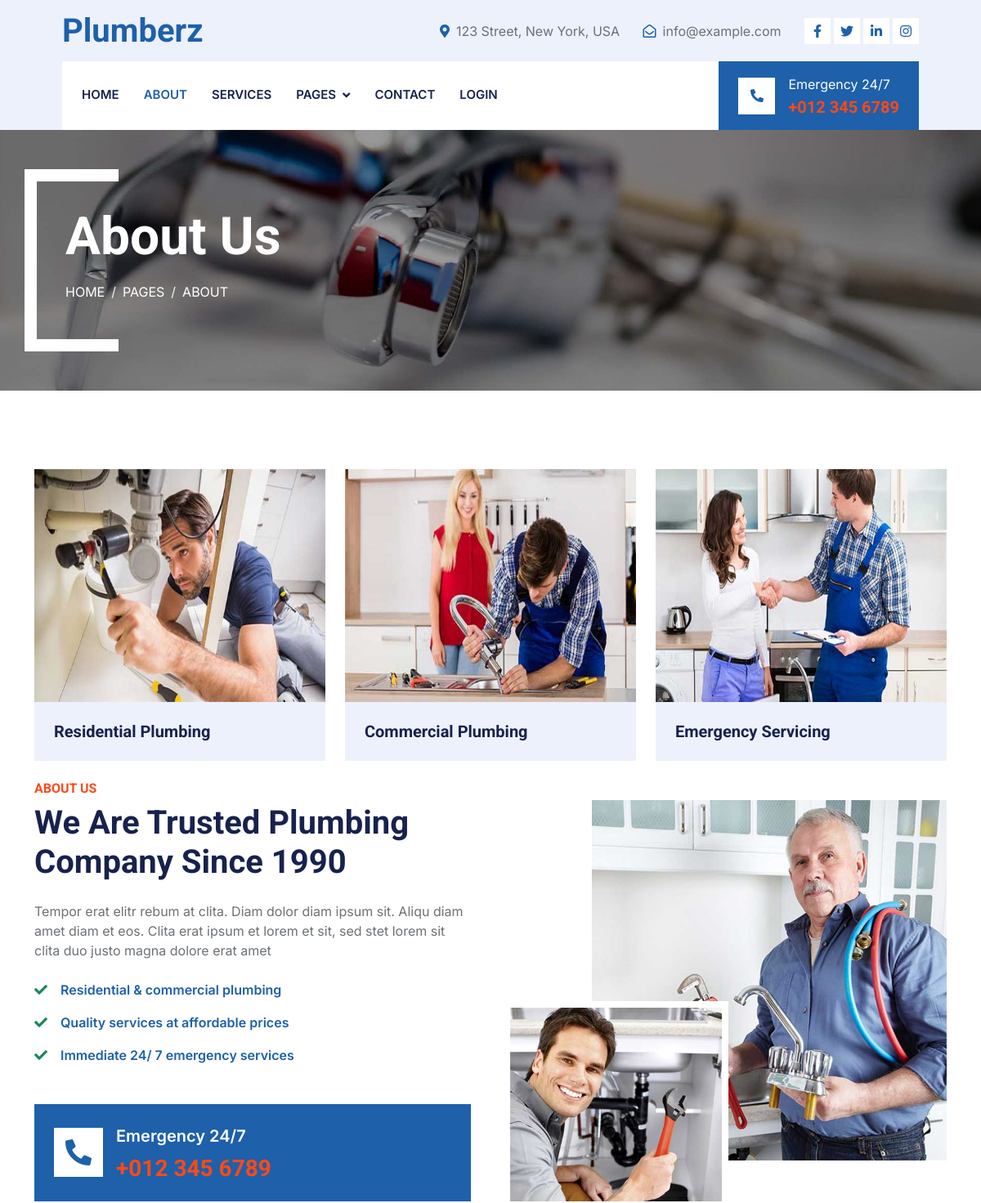
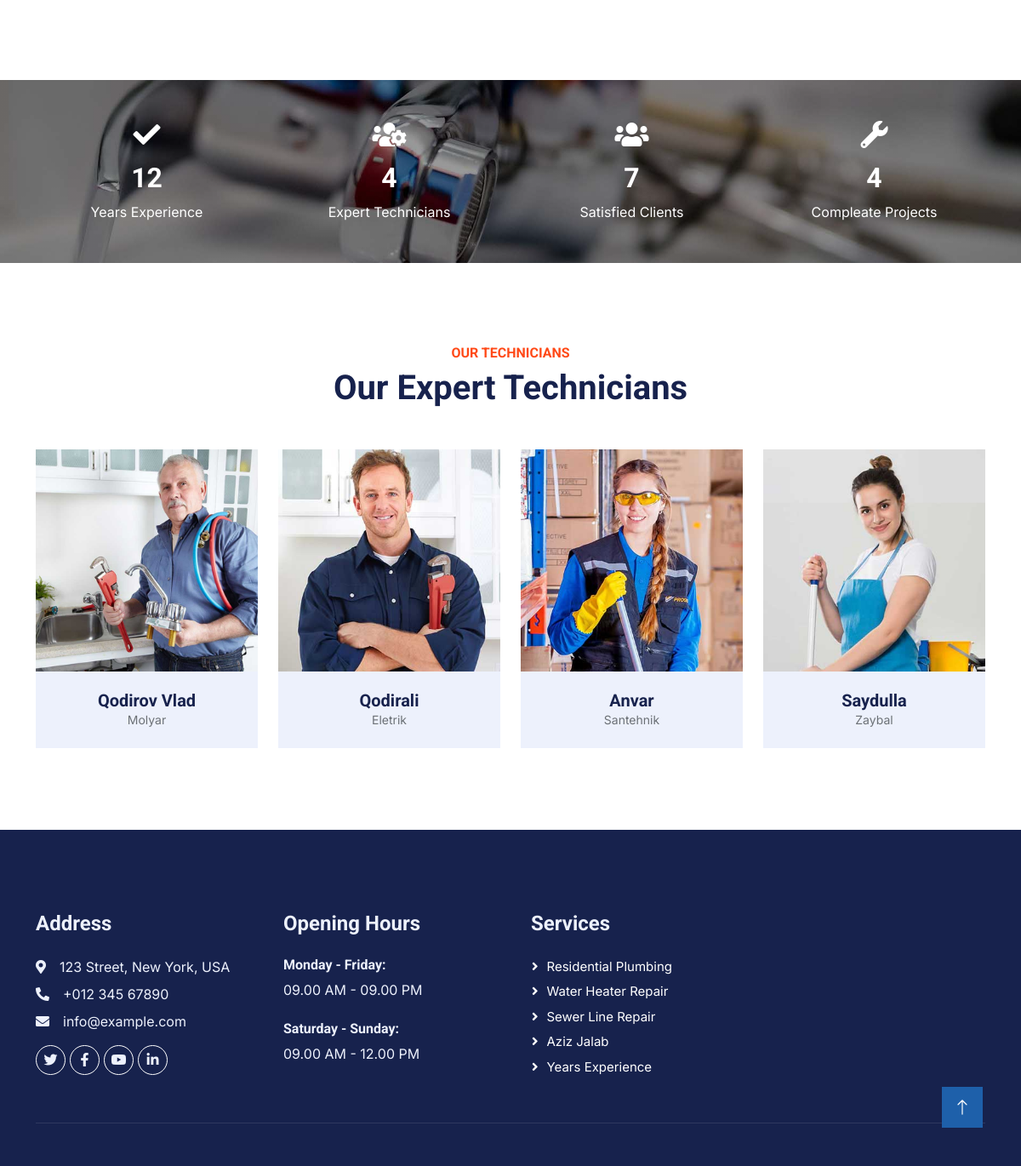
The page /about/ on the database its author committed (2 pictures, top to bottom).
### pages/models.py (models this page shows, shortened)
class Staff(models.Model):
    full_name = models.CharField(verbose_name="Full Name", max_length=150)
    designation = models.CharField(verbose_name="Designation", max_length=150)
    facebook = models.URLField(verbose_name="Facebook", blank=True, null=True)
    twitter = models.URLField(verbose_name="Twitter", blank=True, null=True)
    instagram = models.URLField(verbose_name="Instagram", blank=True, null=True)
    def get_photo_staff(self):
        photo = self.staffimage_set.all().first()
        if photo is not None:
            return photo.photo.url
        return "https://images.satu.kz/126101312_w640_h640_razdel-v-razrabotketovary.jpg"
    class Meta:
        verbose_name = "Staff"
        verbose_name_plural = "Staffs"

class StaffImage(models.Model):
    photo = models.ImageField(verbose_name="Foto", upload_to="staff/", blank=True, null=True)
    staff = models.ForeignKey(Staff, on_delete=models.CASCADE)

class Service(models.Model):
    title = models.CharField(verbose_name="Название категории", max_length=150, unique=True)
    description = models.TextField(verbose_name="Описание услуги")
    slug = models.SlugField(blank=True, null=True, unique=True)
    quality = models.BooleanField(default=False)
    customer = models.BooleanField(default=False)
    supports = models.BooleanField(default=False)
    class Meta:
        verbose_name = "Сервис"
        verbose_name_plural = "Сервисы"

### pages/views.py (the view)
# urls.py: path("about/", views.about_view, name="about"),
def about_view(request):
    staffs = Staff.objects.all()[:4]
    comments = Comment.objects.all().order_by('-created_at')
    users = User.objects.all()
    services = Service.objects.all()
    context = {
        'active_page': 'about',
        'users': users,
        'services': services,
        'staffs': staffs,
        'comments': comments,
    }
    return render(request, "pages/about.html", context)

### templates/pages/about.html (shortened to what this page needs)
{% extends 'base.html' %}
{% load static %}
{% block css %}
    <link href="https://cdnjs.cloudflare.com/ajax/libs/font-awesome/5.10.0/css/all.min.css" rel="stylesheet">
    <link href="https://cdn.jsdelivr.net/npm/bootstrap-icons@1.4.1/font/bootstrap-icons.css" rel="stylesheet">
    <link href="{% static 'lib/animate/animate.min.css' %}" rel="stylesheet">
    <link href="{% static 'lib/owlcarousel/assets/owl.carousel.min.css' %}" rel="stylesheet">
    <link href="{% static 'lib/tempusdominus/css/tempusdominus-bootstrap-4.min.css' %}" rel="stylesheet"/>
    <link href="{% static 'css/bootstrap.min.css' %}" rel="stylesheet">
    <link href="{% static 'css/style.css' %}" rel="stylesheet">
{% endblock %}
{% block content %}
    <div class="container-fluid page-header mb-5 py-5">
        <div class="container">
            <h1 class="display-3 text-white mb-3 animated slideInDown">About Us</h1>
            <nav aria-label="breadcrumb animated slideInDown">
                <ol class="breadcrumb text-uppercase">
                    <li class="breadcrumb-item"><a class="text-white" href="#">Home</a></li>
                    <li class="breadcrumb-item"><a class="text-white" href="#">Pages</a></li>
                    <li class="breadcrumb-item text-white active" aria-current="page">About</li>
                </ol>
            </nav>
        </div>
    </div>
    <div class="container-xxl py-5">
        <div class="container">
            <div class="row g-4">
                <div class="col-lg-4 col-md-6 service-item-top wow fadeInUp" data-wow-delay="0.1s">
                    <div class="overflow-hidden">
                        <img class="img-fluid w-100 h-100" src="{% static 'img/service-1.jpg' %}" alt="">
                    </div>
                    <div class="d-flex align-items-center justify-content-between bg-light p-4">
                        <h5 class="text-truncate me-3 mb-0">Residential Plumbing</h5>
                    </div>
                </div>
                <div class="col-lg-4 col-md-6 service-item-top wow fadeInUp" data-wow-delay="0.3s">
                    <div class="overflow-hidden">
                        <img class="img-fluid w-100 h-100" src="{% static 'img/service-2.jpg' %}" alt="">
                    </div>
                    <div class="d-flex align-items-center justify-content-between bg-light p-4">
                        <h5 class="text-truncate me-3 mb-0">Commercial Plumbing</h5>
                    </div>
                </div>
                <div class="col-lg-4 col-md-6 service-item-top wow fadeInUp" data-wow-delay="0.5s">
                    <div class="overflow-hidden">
                        <img class="img-fluid w-100 h-100" src="{% static 'img/service-3.jpg' %}" alt="">
                    </div>
                    <div class="d-flex align-items-center justify-content-between bg-light p-4">
                        <h5 class="text-truncate me-3 mb-0">Emergency Servicing</h5>
                    </div>
                </div>
            </div>
        </div>
    </div>
    <div class="container-xxl py-5">
        <div class="container">
            <div class="row g-5">
                <div class="col-lg-6 wow fadeInUp" data-wow-delay="0.1s">
                    <h6 class="text-secondary text-uppercase">About Us</h6>
                    <h1 class="mb-4">We Are Trusted Plumbing Company Since 1990</h1>
                    <p class="mb-4">Tempor erat elitr rebum at clita. Diam dolor diam ipsum sit. Aliqu diam amet diam et
                        eos. Clita erat ipsum et lorem et sit, sed stet lorem sit clita duo justo magna dolore erat
                        amet</p>
                    <p class="fw-medium text-primary"><i class="fa fa-check text-success me-3"></i>Residential &
                        commercial plumbing</p>
                    <p class="fw-medium text-primary"><i class="fa fa-check text-success me-3"></i>Quality services at
                        affordable prices</p>
                    <p class="fw-medium text-primary"><i class="fa fa-check text-success me-3"></i>Immediate 24/ 7
                        emergency services</p>
                    <div class="bg-primary d-flex align-items-center p-4 mt-5">
                        <div class="d-flex flex-shrink-0 align-items-center justify-content-center bg-white"
                             style="width: 60px; height: 60px;">
                            <i class="fa fa-phone-alt fa-2x text-primary"></i>
                        </div>
                        <div class="ms-3">
                            <p class="fs-5 fw-medium mb-2 text-white">Emergency 24/7</p>
                            <h3 class="m-0 text-secondary">+012 345 6789</h3>
                        </div>
                    </div>
                </div>
                <div class="col-lg-6 pt-4" style="min-height: 500px;">
                    <div class="position-relative h-100 wow fadeInUp" data-wow-delay="0.5s">
                        <img class="position-absolute img-fluid w-100 h-100" src="{% static 'img/about-1.jpg' %}"
                             style="object-fit: cover; padding: 0 0 50px 100px;" alt="">
                        <img class="position-absolute start-0 bottom-0 img-fluid bg-white pt-2 pe-2 w-50 h-50"
                             src="{% static 'img/about-2.jpg' %}" style="object-fit: cover;" alt="">
                    </div>
                </div>
            </div>
        </div>
    </div>
    <div class="container-fluid fact bg-dark my-5 py-5">
        <div class="container">
            <div class="row g-4">
                <div class="col-md-6 col-lg-3 text-center wow fadeIn" data-wow-delay="0.1s">
                    <i class="fa fa-check fa-2x text-white mb-3"></i>
                    <h2 class="text-white mb-2" data-toggle="counter-up">12</h2>
                    <p class="text-white mb-0">Years Experience</p>
                </div>
                <div class="col-md-6 col-lg-3 text-center wow fadeIn" data-wow-delay="0.3s">
                    <i class="fa fa-users-cog fa-2x text-white mb-3"></i>
                    <h2 class="text-white mb-2" data-toggle="counter-up">{{ staffs|length }}</h2>
                    <p class="text-white mb-0">Expert Technicians</p>
                </div>
                <div class="col-md-6 col-lg-3 text-center wow fadeIn" data-wow-delay="0.5s">
                    <i class="fa fa-users fa-2x text-white mb-3"></i>
                    <h2 class="text-white mb-2" data-toggle="counter-up">{{ comments|length }}</h2>
                    <p class="text-white mb-0">Satisfied Clients</p>
                </div>
                <div class="col-md-6 col-lg-3 text-center wow fadeIn" data-wow-delay="0.7s">
                    <i class="fa fa-wrench fa-2x text-white mb-3"></i>
                    <h2 class="text-white mb-2" data-toggle="counter-up">{{ users|length }}</h2>
                    <p class="text-white mb-0">Compleate Projects</p>
                </div>
            </div>
        </div>
    </div>
    <div class="container-xxl py-5">
        <div class="container">
            <div class="text-center wow fadeInUp" data-wow-delay="0.1s">
                <h6 class="text-secondary text-uppercase">Our Technicians</h6>
                <h1 class="mb-5">Our Expert Technicians</h1>
            </div>
            <div class="row g-4">
                {% for staff in staffs %}
                    <div class="col-lg-3 col-md-6 wow fadeInUp" data-wow-delay="0.1s">
                        <div class="team-item">
                            <div class="position-relative overflow-hidden">
                                <img class="img-fluid" src="{{ staff.get_photo_staff }}" alt="">
                            </div>
                            <div class="team-text">
                                <div class="bg-light">
                                    <h5 class="fw-bold mb-0">{{ staff.full_name }}</h5>
                                    <small>{{ staff.designation }}</small>
                                </div>
                            </div>
                        </div>
                    </div>
                {% endfor %}
            </div>
        </div>
    </div>
{% endblock %}

### templates/base.html (shortened to what this page needs)
{% load static %}
{% block css %}
{% endblock %}
<div class="container-fluid bg-light d-none d-lg-block">
    <div class="row align-items-center top-bar">
        <div class="col-lg-3 col-md-12 text-center text-lg-start">
            <a href="{% url 'home' %}" class="navbar-brand m-0 p-0">
                <h1 class="text-primary m-0">Plumberz</h1>
            </a>
        </div>
        <div class="col-lg-9 col-md-12 text-end">
            <div class="h-100 d-inline-flex align-items-center me-4">
                <i class="fa fa-map-marker-alt text-primary me-2"></i>
                <p class="m-0">123 Street, New York, USA</p>
            </div>
            <div class="h-100 d-inline-flex align-items-center me-4">
                <i class="far fa-envelope-open text-primary me-2"></i>
                <p class="m-0">info@example.com</p>
            </div>
            <div class="h-100 d-inline-flex align-items-center">
                <a class="btn btn-sm-square bg-white text-primary me-1" href=""><i class="fab fa-facebook-f"></i></a>
                <a class="btn btn-sm-square bg-white text-primary me-1" href=""><i class="fab fa-twitter"></i></a>
                <a class="btn btn-sm-square bg-white text-primary me-1" href=""><i class="fab fa-linkedin-in"></i></a>
                <a class="btn btn-sm-square bg-white text-primary me-0" href=""><i class="fab fa-instagram"></i></a>
            </div>
        </div>
    </div>
</div>
<div class="container-fluid nav-bar bg-light">
    <nav class="navbar navbar-expand-lg navbar-light bg-white p-3 py-lg-0 px-lg-4">
        <div class="collapse navbar-collapse" id="navbarCollapse">
            <div class="navbar-nav me-auto">
                <a href="{% url 'home' %}" class="nav-item nav-link {% if active_page == 'home' %}active{% endif %}">Home</a>
                <a href="{% url 'about' %}" class="nav-item nav-link {% if active_page == 'about' %}active{% endif %}">About</a>
                <a href="{% url 'service' %}" class="nav-item nav-link {% if active_page == 'service' %}active{% endif %}">Services</a>
                <div class="nav-item dropdown">
                    <a href="#" class="nav-link dropdown-toggle {% if active_page == 'pages' %}active{% endif %}" data-bs-toggle="dropdown">Pages</a>
                </div>
                <a href="{% url 'contact' %}" class="nav-item nav-link {% if active_page == 'contact' %}active{% endif %}">Contact</a>
                {% if not request.user.is_authenticated %}
                    <a href="{% url 'login' %}" class="nav-item nav-link {% if active_page == 'login' %}active{% endif %}">Login</a>
                {% endif %}
            </div>
            <div class="mt-4 mt-lg-0 me-lg-n4 py-3 px-4 bg-primary d-flex align-items-center">
                <div class="d-flex flex-shrink-0 align-items-center justify-content-center bg-white"
                     style="width: 45px; height: 45px;">
                    <i class="fa fa-phone-alt text-primary"></i>
                </div>
                <div class="ms-3">
                    <p class="mb-1 text-white">Emergency 24/7</p>
                    <h5 class="m-0 text-secondary">+012 345 6789</h5>
                </div>
            </div>
        </div>
    </nav>
</div>
{% block content %}
{% endblock content %}
<div class="container-fluid bg-dark text-light footer pt-5 mt-5 wow fadeIn" data-wow-delay="0.1s">
    <div class="container py-5">
        <div class="row g-5">
            <div class="col-lg-3 col-md-6">
                <h4 class="text-light mb-4">Address</h4>
                <p class="mb-2"><i class="fa fa-map-marker-alt me-3"></i>123 Street, New York, USA</p>
                <p class="mb-2"><i class="fa fa-phone-alt me-3"></i>+012 345 67890</p>
                <p class="mb-2"><i class="fa fa-envelope me-3"></i>info@example.com</p>
                <div class="d-flex pt-2">
                    <a class="btn btn-outline-light btn-social" href=""><i class="fab fa-twitter"></i></a>
                    <a class="btn btn-outline-light btn-social" href=""><i class="fab fa-facebook-f"></i></a>
                    <a class="btn btn-outline-light btn-social" href=""><i class="fab fa-youtube"></i></a>
                    <a class="btn btn-outline-light btn-social" href=""><i class="fab fa-linkedin-in"></i></a>
                </div>
            </div>
            <div class="col-lg-3 col-md-6">
                <h4 class="text-light mb-4">Opening Hours</h4>
                <h6 class="text-light">Monday - Friday:</h6>
                <p class="mb-4">09.00 AM - 09.00 PM</p>
                <h6 class="text-light">Saturday - Sunday:</h6>
                <p class="mb-0">09.00 AM - 12.00 PM</p>
            </div>
            <div class="col-lg-3 col-md-6">
                <h4 class="text-light mb-4">Services</h4>
                {% for service in services %}
                    <a class="btn btn-link" href="{% url 'service' %}">{{  service.title }}</a>
                {% endfor %}
            </div>
        </div>
    </div>
    <div class="container">
        <div class="copyright">
        </div>
    </div>
</div>
<a href="#" class="btn btn-lg btn-primary btn-lg-square rounded-0 back-to-top"><i class="bi bi-arrow-up"></i></a>

### rows shown on the page
Staff: get_photo_staff (picture), full_name "Qodirov Vlad", designation "Molyar"
Staff: get_photo_staff (picture), full_name "Qodirali", designation "Eletrik"
Staff: get_photo_staff (picture), full_name "Anvar", designation "Santehnik"
Staff: get_photo_staff (picture), full_name "Saydulla", designation "Zaybal"
Service: title "Residential Plumbing"
Service: title "Water Heater Repair"
Service: title "Sewer Line Repair"
Service: title "Aziz Jalab"
Service: title "Years Experience"

### other values the page prints
{{ staffs|length }} "4"
{{ comments|length }} "7"
{{ users|length }} "4"
